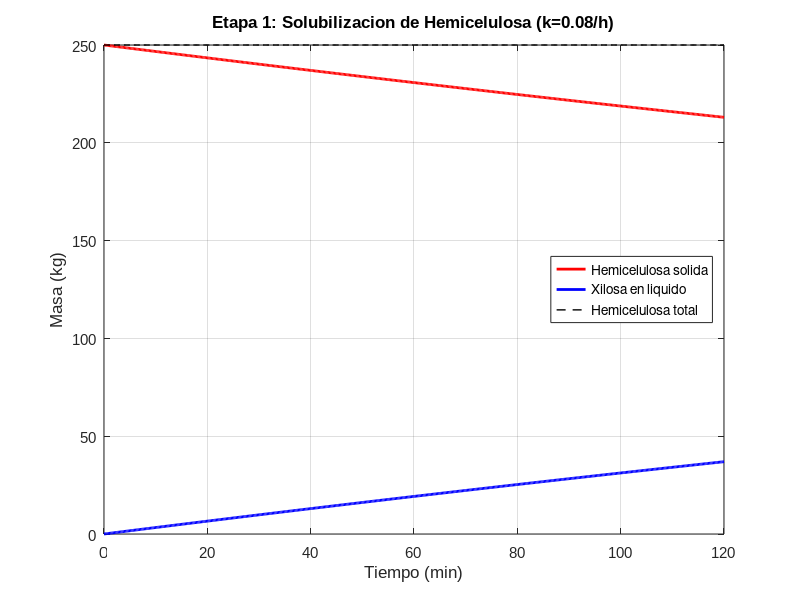
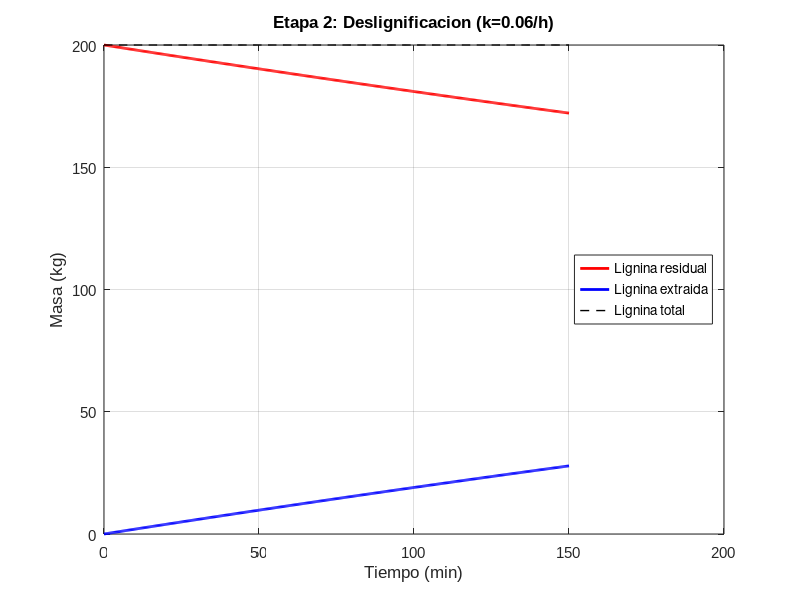
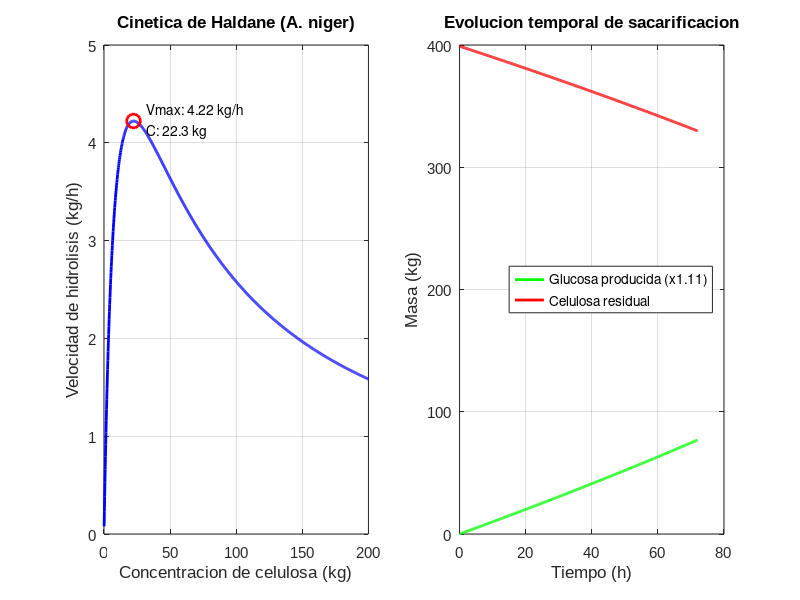
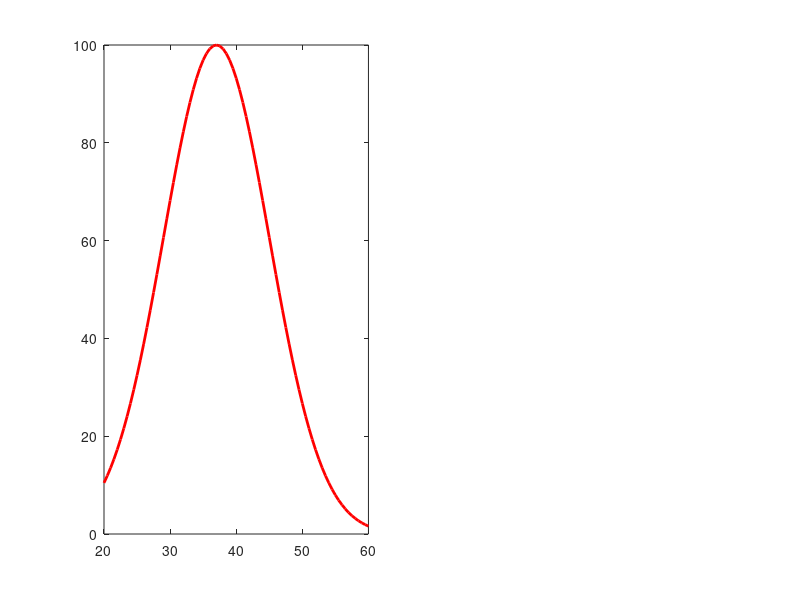

Write MATLAB code to recreate these figures, in order. (Note: this script raises an error after producing the figures.)
%% ========================================================================
%  FIGURAS 1, 2, 4 y 5
%  Pretratamiento, Deslignificacion, Sacarificacion, Efecto Ambiental
%  ========================================================================

%% Parametros globales
M_base = 1000;
celulosa_pct = 0.42;
hemicelulosa_pct = 0.25;
lignina_pct = 0.20;
M_cel = M_base * celulosa_pct;
M_hemi = M_base * hemicelulosa_pct;
M_lig = M_base * lignina_pct;

%% ---- FIGURA 1a: Cinetica de Pretratamiento (Solubilizacion Hemicelulosa)
k_hemi = 0.08;
t_pret = linspace(0, 2, 500);
Hemi_sol = M_hemi * exp(-k_hemi * t_pret);
Hemi_liq = M_hemi - Hemi_sol;

figure('Position', [100 100 800 500]);
plot(t_pret*60, Hemi_sol, 'r-', 'LineWidth', 2); hold on;
plot(t_pret*60, Hemi_liq, 'b-', 'LineWidth', 2);
plot(t_pret*60, M_hemi*ones(size(t_pret)), 'k--', 'LineWidth', 1);
xlabel('Tiempo (min)', 'FontSize', 12, 'FontName', 'Arial');
ylabel('Masa (kg)', 'FontSize', 12, 'FontName', 'Arial');
title('Etapa 1: Solubilizacion de Hemicelulosa (k=0.08/h)', 'FontSize', 14, 'FontName', 'Arial');
legend('Hemicelulosa solida', 'Xilosa en liquido', 'Hemicelulosa total', 'Location', 'east');
grid on; set(gca, 'FontSize', 11, 'FontName', 'Arial');
saveas(gcf, 'Fig01_Cinetica_Pretratamiento.png');

%% ---- FIGURA 1b: Cinetica de Deslignificacion
k_lig = 0.06;
t_desl = linspace(0, 2.5, 500);
Lig_sol = M_lig * exp(-k_lig * t_desl);
Lig_ext = M_lig - Lig_sol;
M_cel_limpia = M_cel * 0.95;

figure('Position', [100 100 800 500]);
plot(t_desl*60, Lig_sol, 'r-', 'LineWidth', 2); hold on;
plot(t_desl*60, Lig_ext, 'b-', 'LineWidth', 2);
plot(t_desl*60, M_lig*ones(size(t_desl)), 'k--', 'LineWidth', 1);
xlabel('Tiempo (min)', 'FontSize', 12, 'FontName', 'Arial');
ylabel('Masa (kg)', 'FontSize', 12, 'FontName', 'Arial');
title('Etapa 2: Deslignificacion (k=0.06/h)', 'FontSize', 14, 'FontName', 'Arial');
legend('Lignina residual', 'Lignina extraida', 'Lignina total', 'Location', 'east');
grid on; set(gca, 'FontSize', 11, 'FontName', 'Arial');
saveas(gcf, 'Fig04_Cinetica_Deslignificacion.png');

%% ---- FIGURA 2: Cinetica de Sacarificacion Enzimatica (Haldane)
Vmax = 8; Km = 10; Ki = 50;
C = linspace(0.1, 200, 1000);
vel = Vmax * C ./ (Km + C + C.^2 ./ Ki);
Vmax_adj_37 = Vmax;

t_sac = linspace(0, 72, 500);
C0 = M_cel_limpia;
C_t = zeros(size(t_sac));
C_t(1) = C0;
dt = t_sac(2) - t_sac(1);
for i = 2:length(t_sac)
    vel_i = Vmax * C_t(i-1) / (Km + C_t(i-1) + C_t(i-1)^2/Ki);
    C_t(i) = C_t(i-1) - vel_i * dt;
    if C_t(i) < 0, C_t(i) = 0; end
end
glucosa_t = (C0 - C_t) * 1.11;

figure('Position', [100 100 1200 500]);
subplot(1,2,1);
plot(C, vel, 'b-', 'LineWidth', 2);
xlabel('Concentracion de celulosa (kg)', 'FontSize', 12, 'FontName', 'Arial');
ylabel('Velocidad de hidrolisis (kg/h)', 'FontSize', 12, 'FontName', 'Arial');
title('Cinetica de Haldane (A. niger)', 'FontSize', 13, 'FontName', 'Arial');
grid on; set(gca, 'FontSize', 11, 'FontName', 'Arial');
[C_max, idx_max] = max(vel);
hold on; plot(C(idx_max), C_max, 'ro', 'MarkerSize', 10, 'LineWidth', 2);
text(C(idx_max)+10, C_max, sprintf('Vmax: %.2f kg/h\nC: %.1f kg', C_max, C(idx_max)), 'FontSize', 10);

subplot(1,2,2);
plot(t_sac, glucosa_t, 'g-', 'LineWidth', 2); hold on;
plot(t_sac, C_t, 'r-', 'LineWidth', 2);
xlabel('Tiempo (h)', 'FontSize', 12, 'FontName', 'Arial');
ylabel('Masa (kg)', 'FontSize', 12, 'FontName', 'Arial');
title('Evolucion temporal de sacarificacion', 'FontSize', 13, 'FontName', 'Arial');
legend('Glucosa producida (x1.11)', 'Celulosa residual', 'Location', 'east');
grid on; set(gca, 'FontSize', 11, 'FontName', 'Arial');
saveas(gcf, 'Fig04_Cinetica_Sacarificacion_Haldane.png');

%% ---- FIGURA 20: Efecto Ambiental Gaussiano
T_range = 20:0.5:60;
T_opt = 37; sigma_T = 8;
f_T = exp(-0.5 * ((T_range - T_opt)/sigma_T).^2);

pH_range = 3:0.1:8;
pH_opt = 5.5; sigma_pH = 0.8;
f_pH = exp(-0.5 * ((pH_range - pH_opt)/sigma_pH).^2);

figure('Position', [100 100 1200 500]);
subplot(1,2,1);
plot(T_range, f_T*100, 'r-', 'LineWidth', 2); hold on;
xline(37, 'k--', 'T_{opt}=37 C', 'LineWidth', 1.5);
xline(30, 'b:', '30 C', 'LineWidth', 1);
xline(45, 'b:', '45 C', 'LineWidth', 1);
xlabel('Temperatura (C)', 'FontSize', 12, 'FontName', 'Arial');
ylabel('Eficiencia relativa (%)', 'FontSize', 12, 'FontName', 'Arial');
title('Efecto de Temperatura (Gaussiano)', 'FontSize', 13, 'FontName', 'Arial');
ylim([0 110]); grid on; set(gca, 'FontSize', 11, 'FontName', 'Arial');

subplot(1,2,2);
plot(pH_range, f_pH*100, 'b-', 'LineWidth', 2); hold on;
xline(5.5, 'k--', 'pH_{opt}=5.5', 'LineWidth', 1.5);
xlabel('pH', 'FontSize', 12, 'FontName', 'Arial');
ylabel('Eficiencia relativa (%)', 'FontSize', 12, 'FontName', 'Arial');
title('Efecto de pH (Gaussiano)', 'FontSize', 13, 'FontName', 'Arial');
ylim([0 110]); grid on; set(gca, 'FontSize', 11, 'FontName', 'Arial');
saveas(gcf, 'Fig05_Efecto_Ambiental_Gaussiano.png');

close all;
fprintf('  -> Figuras 1a, 1b, 2, 20 generadas.\n');
